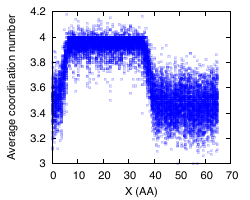

gnuplot code for this plot:
set terminal pdf  size 2.5,2.0 enhanced color font "Times,12" background rgb 'white'
set encoding iso_8859_1 
set output "coord_num_profile.pdf"

set xrange [0:70]
set yrange [3:4.2]

set xlabel "X (\AA)"
set ylabel "Average coordination number"

z(x) = (x - 0.5) * 0.5

p 'coord_num_profile_traj_30GPa_5500K_last_100_steps.lammpstrj.dat' u (z($1)):($2) w p pt 5 ps 0.25 lc rgb "#DD0000FF" title ""

